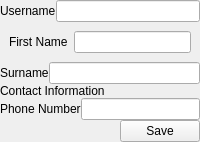
                   <widget class="QWidget" name="myProfile">
                    <layout class="QGridLayout" name="gridLayout_83">
                     <property name="leftMargin">
                      <number>0</number>
                     </property>
                     <property name="topMargin">
                      <number>0</number>
                     </property>
                     <property name="rightMargin">
                      <number>0</number>
                     </property>
                     <property name="bottomMargin">
                      <number>0</number>
                     </property>
                     <property name="spacing">
                      <number>0</number>
                     </property>
                     <item row="0" column="0">
                      <widget class="QWidget" name="widget_63" native="true">
                       <layout class="QGridLayout" name="gridLayout_76">
                        <property name="leftMargin">
                         <number>0</number>
                        </property>
                        <property name="topMargin">
                         <number>0</number>
                        </property>
                        <property name="rightMargin">
                         <number>0</number>
                        </property>
                        <property name="bottomMargin">
                         <number>0</number>
                        </property>
                        <property name="spacing">
                         <number>0</number>
                        </property>
                        <item row="0" column="0">
                         <widget class="QWidget" name="widget_55" native="true">
                          <layout class="QGridLayout" name="gridLayout_71">
                           <property name="leftMargin">
                            <number>0</number>
                           </property>
                           <property name="topMargin">
                            <number>0</number>
                           </property>
                           <property name="rightMargin">
                            <number>0</number>
                           </property>
                           <property name="bottomMargin">
                            <number>0</number>
                           </property>
                           <property name="spacing">
                            <number>0</number>
                           </property>
                           <item row="0" column="0">
                            <widget class="QWidget" name="widget_56" native="true">
                             <layout class="QGridLayout" name="gridLayout_68">
                              <property name="leftMargin">
                               <number>0</number>
                              </property>
                              <property name="topMargin">
                               <number>0</number>
                              </property>
                              <property name="rightMargin">
                               <number>0</number>
                              </property>
                              <property name="bottomMargin">
                               <number>0</number>
                              </property>
                              <property name="spacing">
                               <number>0</number>
                              </property>
                              <item row="0" column="0">
                               <widget class="QLabel" name="label_30">
                                <property name="text">
                                 <string>Username</string>
                                </property>
                               </widget>
                              </item>
                              <item row="0" column="1">
                               <widget class="QLineEdit" name="lineEdit_5"/>
                              </item>
                             </layout>
                            </widget>
                           </item>
                           <item row="1" column="0">
                            <widget class="QWidget" name="widget_57" native="true">
                             <layout class="QGridLayout" name="gridLayout_69">
                              <item row="0" column="0">
                               <widget class="QLabel" name="label_31">
                                <property name="text">
                                 <string>First Name</string>
                                </property>
                               </widget>
                              </item>
                              <item row="0" column="1">
                               <widget class="QLineEdit" name="lineEdit_6"/>
                              </item>
                             </layout>
                            </widget>
                           </item>
                           <item row="2" column="0">
                            <widget class="QWidget" name="widget_58" native="true">
                             <layout class="QGridLayout" name="gridLayout_70">
                              <property name="leftMargin">
                               <number>0</number>
                              </property>
                              <property name="topMargin">
                               <number>0</number>
                              </property>
                              <property name="rightMargin">
                               <number>0</number>
                              </property>
                              <property name="bottomMargin">
                               <number>0</number>
                              </property>
                              <property name="spacing">
                               <number>0</number>
                              </property>
                              <item row="0" column="0">
                               <widget class="QLabel" name="label_32">
                                <property name="text">
                                 <string>Surname</string>
                                </property>
                               </widget>
                              </item>
                              <item row="0" column="1">
                               <widget class="QLineEdit" name="lineEdit_7"/>
                              </item>
                             </layout>
                            </widget>
                           </item>
                          </layout>
                         </widget>
                        </item>
                        <item row="1" column="0">
                         <widget class="QWidget" name="widget_59" native="true">
                          <layout class="QGridLayout" name="gridLayout_75">
                           <property name="leftMargin">
                            <number>0</number>
                           </property>
                           <property name="topMargin">
                            <number>0</number>
                           </property>
                           <property name="rightMargin">
                            <number>0</number>
                           </property>
                           <property name="bottomMargin">
                            <number>0</number>
                           </property>
                           <property name="spacing">
                            <number>0</number>
                           </property>
                           <item row="0" column="0">
                            <widget class="QWidget" name="widget_60" native="true">
                             <layout class="QGridLayout" name="gridLayout_72">
                              <property name="leftMargin">
                               <number>0</number>
                              </property>
                              <property name="topMargin">
                               <number>0</number>
                              </property>
                              <property name="rightMargin">
                               <number>0</number>
                              </property>
                              <property name="bottomMargin">
                               <number>0</number>
                              </property>
                              <property name="spacing">
                               <number>0</number>
                              </property>
                              <item row="0" column="0">
                               <widget class="QLabel" name="label_33">
                                <property name="text">
                                 <string>Contact Information</string>
                                </property>
                               </widget>
                              </item>
                             </layout>
                            </widget>
                           </item>
                           <item row="1" column="0">
                            <widget class="QWidget" name="widget_61" native="true">
                             <layout class="QGridLayout" name="gridLayout_73">
                              <property name="leftMargin">
                               <number>0</number>
                              </property>
                              <property name="topMargin">
                               <number>0</number>
                              </property>
                              <property name="rightMargin">
                               <number>0</number>
                              </property>
                              <property name="bottomMargin">
                               <number>0</number>
                              </property>
                              <property name="spacing">
                               <number>0</number>
                              </property>
                              <item row="0" column="0">
                               <widget class="QLabel" name="label_34">
                                <property name="text">
                                 <string>Phone Number</string>
                                </property>
                               </widget>
                              </item>
                              <item row="0" column="1">
                               <widget class="QLineEdit" name="lineEdit_8"/>
                              </item>
                             </layout>
                            </widget>
                           </item>
                          </layout>
                         </widget>
                        </item>
                        <item row="2" column="0">
                         <widget class="QWidget" name="widget_62" native="true">
                          <layout class="QGridLayout" name="gridLayout_74">
                           <property name="leftMargin">
                            <number>0</number>
                           </property>
                           <property name="topMargin">
                            <number>0</number>
                           </property>
                           <property name="rightMargin">
                            <number>0</number>
                           </property>
                           <property name="bottomMargin">
                            <number>0</number>
                           </property>
                           <property name="spacing">
                            <number>0</number>
                           </property>
                           <item row="0" column="1">
                            <widget class="QPushButton" name="pushButton_5">
                             <property name="text">
                              <string>Save</string>
                             </property>
                            </widget>
                           </item>
                           <item row="0" column="0">
                            <spacer name="horizontalSpacer_9">
                             <property name="orientation">
                              <enum>Qt::Horizontal</enum>
                             </property>
                             <property name="sizeHint" stdset="0">
                              <size>
                               <width>40</width>
                               <height>20</height>
                              </size>
                             </property>
                            </spacer>
                           </item>
                          </layout>
                         </widget>
                        </item>
                       </layout>
                      </widget>
                     </item>
                    </layout>
                   </widget>
